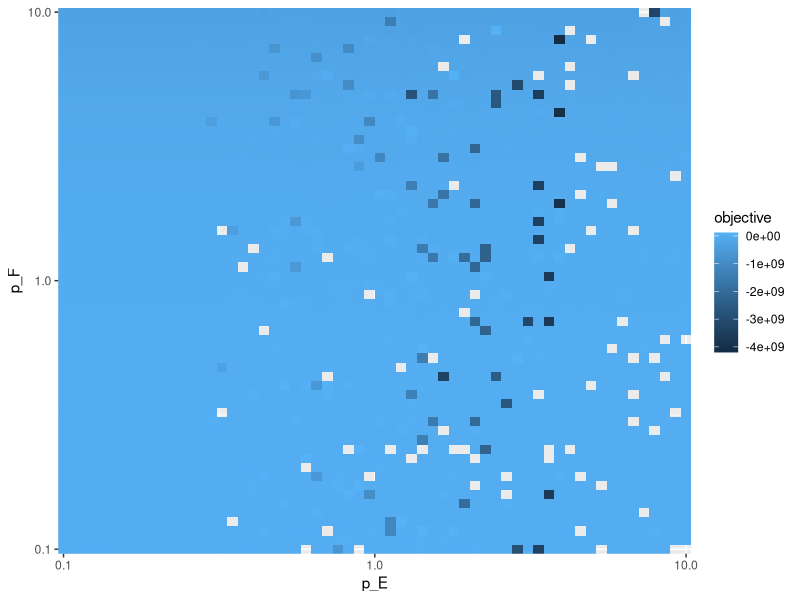
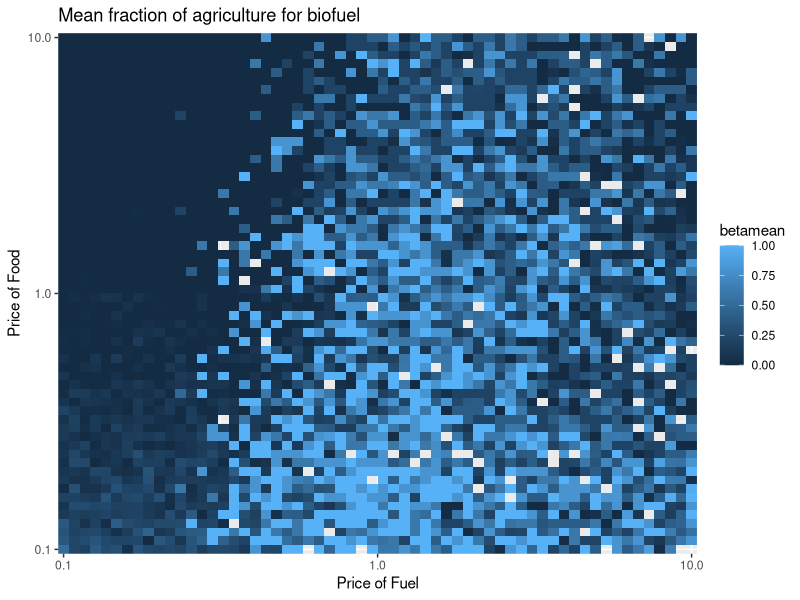
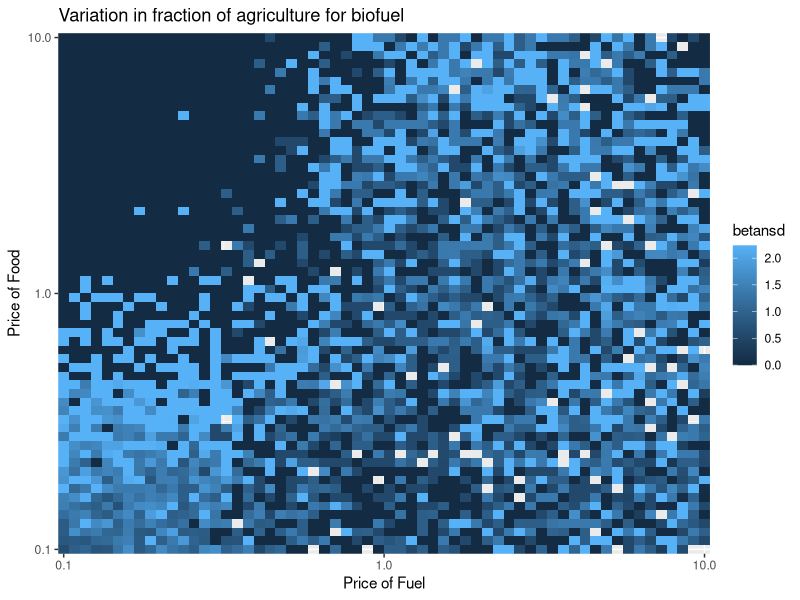
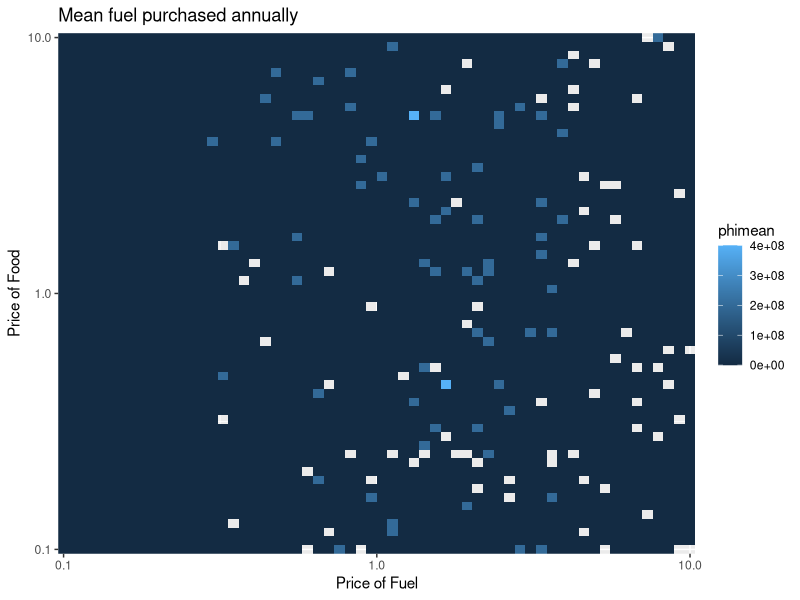
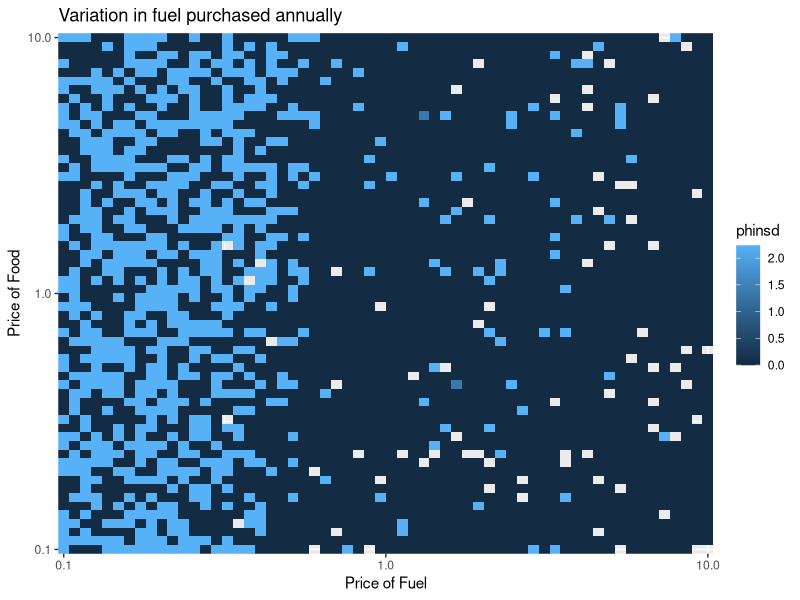
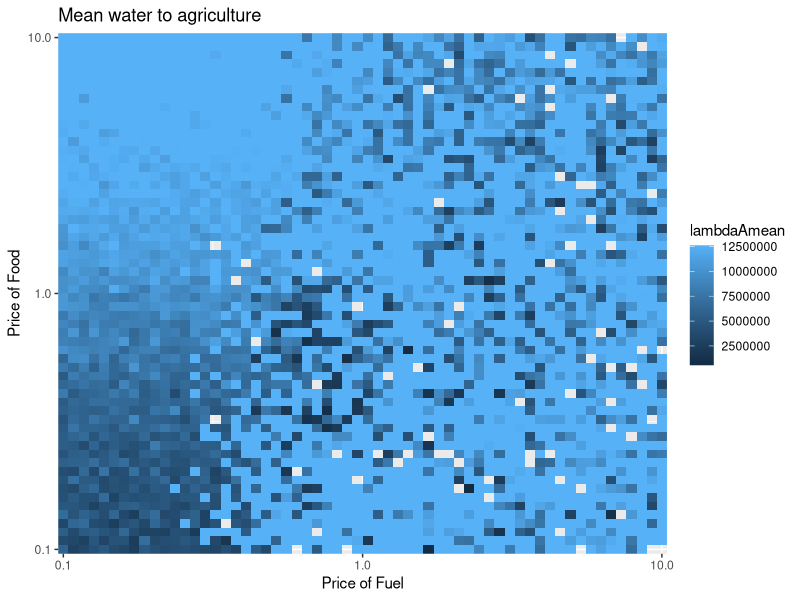
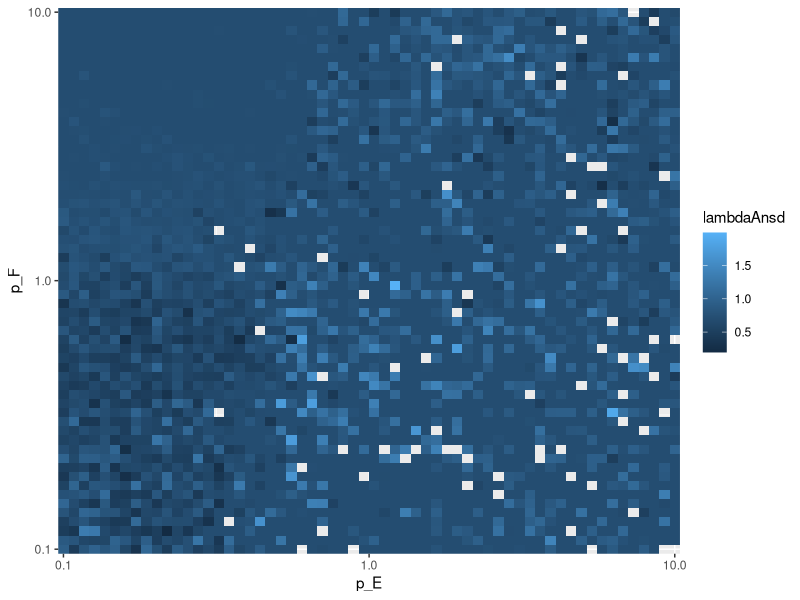
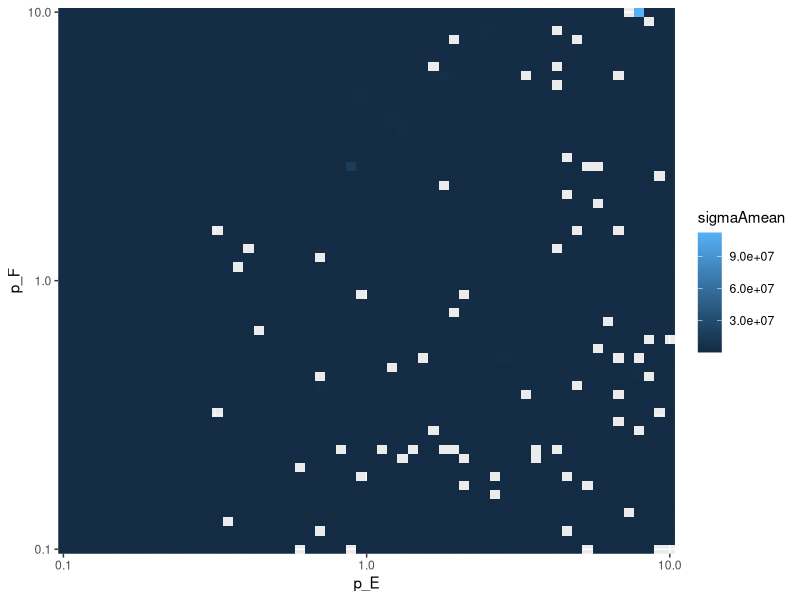

The R source for these figures, in order:
setwd("~/projects/water/fivecounties")

do.combine <- F
do.seven <- F

if (do.combine) {
    prices1 <- read.csv("prices1.csv")
    prices2 <- read.csv("prices2.csv")

    data <- prices[0,]

    for (ii in 1:nrow(prices1)) {
        if (prices1$objective[ii] > prices2$objective[ii])
            data <- rbind(data, prices1[ii,])
        else
            data <- rbind(data, prices2[ii,])
    }
}

data <- read.csv("prices.csv")

data$betamean <- NA
data$phimean <- NA
data$lambdaAmean <- NA
data$sigmaAmean <- NA
data$lambdaCmean <- NA
data$sigmaCmean <- NA
data$betansd <- NA
data$phinsd <- NA
data$lambdaAnsd <- NA
data$sigmaAnsd <- NA
data$lambdaCnsd <- NA
data$sigmaCnsd <- NA

for (ii in 1:nrow(data)) {
    betas <- as.numeric(data[ii, c('beta1', 'beta2', 'beta3', 'beta4', 'beta5')])
    phis <- as.numeric(data[ii, c('phi1', 'phi2', 'phi3', 'phi4', 'phi5')])
    lambda_As <- as.numeric(data[ii, c('lambda_A1', 'lambda_A2', 'lambda_A3', 'lambda_A4', 'lambda_A5')])
    sigma_As <- as.numeric(data[ii, c('sigma_A1', 'sigma_A2', 'sigma_A3', 'sigma_A4', 'sigma_A5')])
    lambda_Cs <- as.numeric(data[ii, c('lambda_C1', 'lambda_C2', 'lambda_C3', 'lambda_C4', 'lambda_C5')])
    sigma_Cs <- as.numeric(data[ii, c('sigma_C1', 'sigma_C2', 'sigma_C3', 'sigma_C4', 'sigma_C5')])

    data$betamean[ii] <- mean(betas)
    data$betansd[ii] <- ifelse(mean(betas) == 0, 0, sd(betas) / mean(betas))
    data$phimean[ii] <- mean(phis)
    data$phinsd[ii] <- ifelse(mean(phis) == 0, 0, sd(phis) / mean(phis))
    data$lambdaAmean[ii] <- mean(lambda_As)
    data$lambdaAnsd[ii] <- ifelse(mean(lambda_As) == 0, 0, sd(lambda_As) / mean(lambda_As))
    data$sigmaAmean[ii] <- mean(sigma_As)
    data$sigmaAnsd[ii] <- ifelse(mean(sigma_As) == 0, 0, sd(sigma_As) / mean(sigma_As))
    data$lambdaCmean[ii] <- mean(lambda_Cs)
    data$lambdaCnsd[ii] <- ifelse(mean(lambda_Cs) == 0, 0, sd(lambda_Cs) / mean(lambda_Cs))
    data$sigmaCmean[ii] <- mean(sigma_Cs)
    data$sigmaCnsd[ii] <- ifelse(mean(sigma_Cs) == 0, 0, sd(sigma_Cs) / mean(sigma_Cs))
}

library(ggplot2)

if (do.seven) {
    data$rpE <- NA
    data$rpE[data$p_E == .1] <- 1
    data$rpE[data$p_E == .2] <- 2
    data$rpE[data$p_E == .5] <- 3
    data$rpE[data$p_E == 1] <- 4
    data$rpE[data$p_E == 2] <- 5
    data$rpE[data$p_E == 5] <- 6
    data$rpE[data$p_E == 10] <- 7

    data$rpF <- NA
    data$rpF[data$p_F == .1] <- 1
    data$rpF[data$p_F == .2] <- 2
    data$rpF[data$p_F == .5] <- 3
    data$rpF[data$p_F == 1] <- 4
    data$rpF[data$p_F == 2] <- 5
    data$rpF[data$p_F == 5] <- 6
    data$rpF[data$p_F == 10] <- 7

    data2 <- data[data$objective > -1e9,]
}

limits <- quantile(data$objective, probs=c(.01, .99))
data2 <- data[data$objective > limits[1] & data$objective < limits[2],]
##data2 <- data[data$objective > 0,]

ggplot(data2, aes(x=p_E, y=p_F)) +
    geom_tile(aes(fill=objective)) +
        scale_x_log10(expand=c(0, 0)) + scale_y_log10(expand=c(0, 0))

#
ggplot(data2, aes(x=p_E, y=p_F)) +
    geom_tile(aes(fill=betamean)) +
        scale_x_log10(expand=c(0, 0)) + scale_y_log10(expand=c(0, 0)) +
            xlab("Price of Fuel") + ylab("Price of Food") +
                ggtitle("Mean fraction of agriculture for biofuel")

# Have no explanation for...
ggplot(data2, aes(x=p_E, y=p_F)) +
    geom_tile(aes(fill=betansd)) +
        scale_x_log10(expand=c(0, 0)) + scale_y_log10(expand=c(0, 0)) +
            xlab("Price of Fuel") + ylab("Price of Food") +
                ggtitle("Variation in fraction of agriculture for biofuel")

ggplot(data2, aes(x=p_E, y=p_F)) +
    geom_tile(aes(fill=phimean)) +
        scale_x_log10(expand=c(0, 0)) + scale_y_log10(expand=c(0, 0)) +
            xlab("Price of Fuel") + ylab("Price of Food") +
                ggtitle("Mean fuel purchased annually")

#
ggplot(data2, aes(x=p_E, y=p_F)) +
    geom_tile(aes(fill=phinsd)) +
        scale_x_log10(expand=c(0, 0)) + scale_y_log10(expand=c(0, 0)) +
            xlab("Price of Fuel") + ylab("Price of Food") +
                ggtitle("Variation in fuel purchased annually")

#
ggplot(data2, aes(x=p_E, y=p_F)) +
    geom_tile(aes(fill=lambdaAmean)) +
        scale_x_log10(expand=c(0, 0)) + scale_y_log10(expand=c(0, 0)) +
            xlab("Price of Fuel") + ylab("Price of Food") +
                ggtitle("Mean water to agriculture")

ggplot(data2, aes(x=p_E, y=p_F)) +
    geom_tile(aes(fill=lambdaAnsd)) +
        scale_x_log10(expand=c(0, 0)) + scale_y_log10(expand=c(0, 0))

ggplot(data2, aes(x=p_E, y=p_F)) +
    geom_tile(aes(fill=sigmaAmean)) +
        scale_x_log10(expand=c(0, 0)) + scale_y_log10(expand=c(0, 0))

ggplot(data2, aes(x=p_E, y=p_F)) +
    geom_tile(aes(fill=sigmaAnsd)) +
        scale_x_log10(expand=c(0, 0)) + scale_y_log10(expand=c(0, 0))

ggplot(data2, aes(x=p_E, y=p_F)) +
    geom_tile(aes(fill=lambdaCmean)) +
        scale_x_log10(expand=c(0, 0)) + scale_y_log10(expand=c(0, 0))

ggplot(data2, aes(x=p_E, y=p_F)) +
    geom_tile(aes(fill=lambdaCnsd)) +
        scale_x_log10(expand=c(0, 0)) + scale_y_log10(expand=c(0, 0))

ggplot(data2, aes(x=p_E, y=p_F)) +
    geom_tile(aes(fill=sigmaCmean)) +
        scale_x_log10(expand=c(0, 0)) + scale_y_log10(expand=c(0, 0))

ggplot(data2, aes(x=p_E, y=p_F)) +
    geom_tile(aes(fill=sigmaCnsd)) +
        scale_x_log10(expand=c(0, 0)) + scale_y_log10(expand=c(0, 0))

